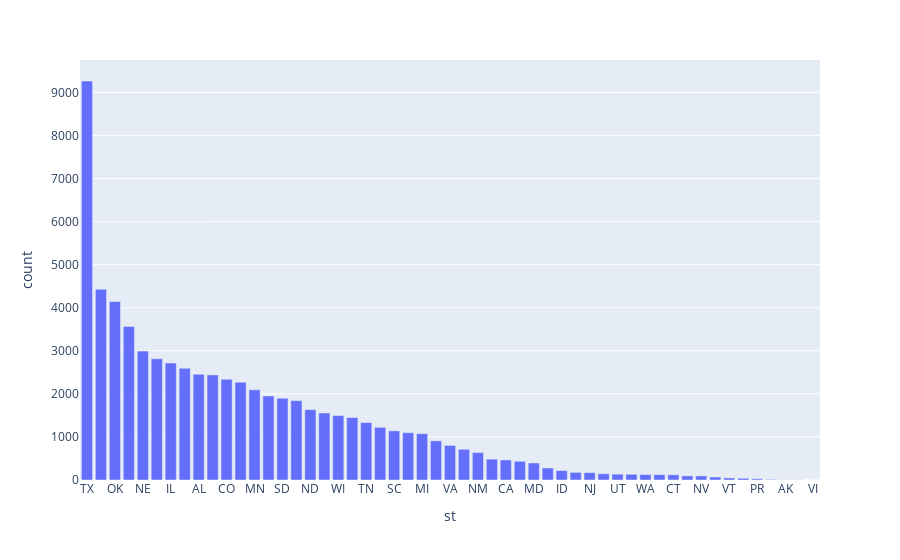

The notebook cell this image was saved under:
### Code cell
from plotly.express import bar
bar(data_frame=df['st'].value_counts().to_frame().reset_index(), x='st', y='count')

### Figure 1 — Plotly figure (JSON) as saved in the notebook; plotly's stock layout.template omitted (floating-point values rounded to 4 significant figures)
{"data": [{"alignmentgroup": "True", "hovertemplate": "st=%{x}<br>count=%{y}<extra></extra>", "legendgroup": "", "marker": {"color": "#636efa", "pattern": {"shape": ""}}, "name": "", "offsetgroup": "", "orientation": "v", "showlegend": false, "textposition": "auto", "type": "bar", "x": ["TX", "KS", "OK", "FL", "NE", "IA", "IL", "MS", "AL", "MO", "CO", "LA", "MN", "AR", "SD", "GA", "ND", "IN", "WI", "NC", "TN", "OH", "SC", "KY", "MI", "PA", "VA", "WY", "NM", "NY", "CA", "MT", "MD", "AZ", "ID", "MA", "NJ", "WV", "UT", "ME", "WA", "OR", "CT", "NH", "NV", "DE", "VT", "HI", "PR", "RI", "AK", "DC", "VI"], "xaxis": "x", "y": [9265, 4429, 4144, 3566, 2993, 2815, 2716, 2594, 2456, 2441, 2337, 2271, 2094, 1952, 1898, 1843, 1633, 1556, 1495, 1450, 1335, 1223, 1141, 1099, 1075, 909, 803, 713, 636, 483, 466, 434, 395, 279, 219, 177, 172, 146, 135, 134, 127, 125, 121, 96, 94, 69, 48, 41, 29, 13, 4, 3, 1], "yaxis": "y"}], "layout": {"barmode": "relative", "legend": {"tracegroupgap": 0}, "margin": {"t": 60}, "xaxis": {"anchor": "y", "domain": [0, 1], "title": {"text": "st"}}, "yaxis": {"anchor": "x", "domain": [0, 1], "title": {"text": "count"}}}}
